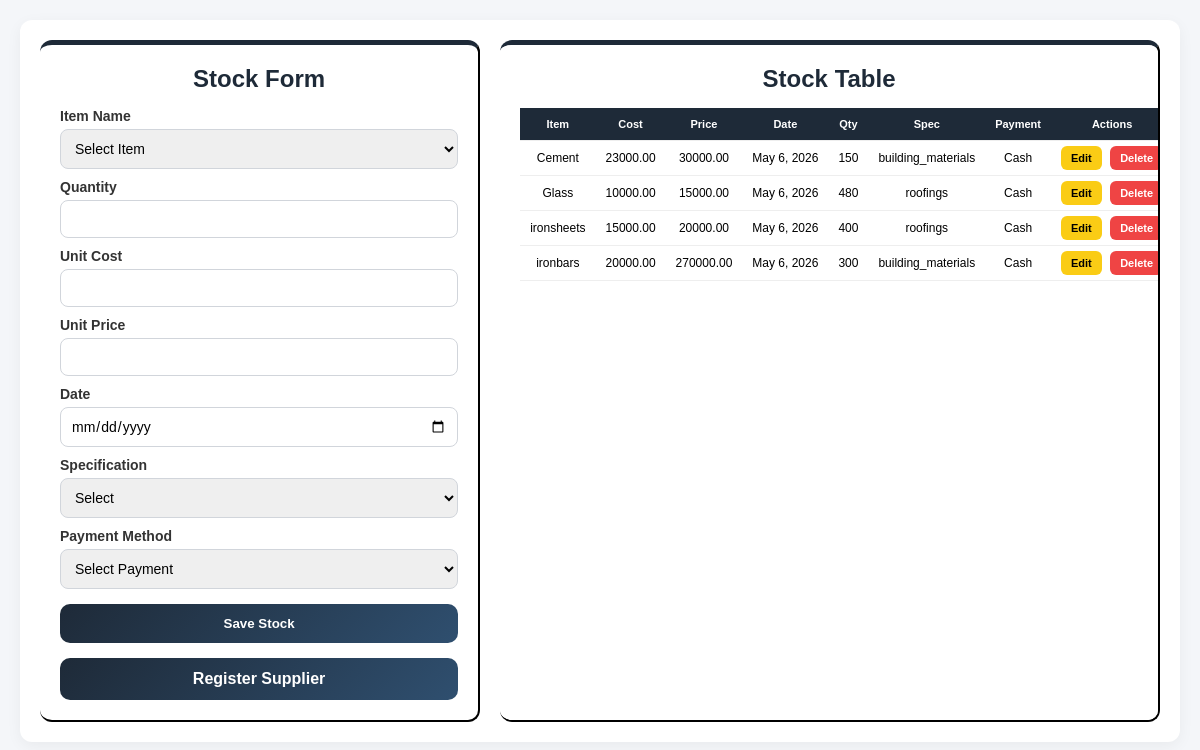
/stock/, run on the app's committed database.
### hardwareapp/models.py (models this page shows, shortened)
class Stock(models.Model):
    item_name = models.CharField(max_length=100)
    quantity = models.IntegerField(default=0)
    unit_cost = models.DecimalField(max_digits=10, decimal_places=2, default=0)
    unit_price = models.DecimalField(max_digits=10, decimal_places=2, default=0)
    specification = models.CharField(max_length=100, blank=True, null=True)
    payment_method = models.CharField(max_length=100, blank=True, null=True)
    date = models.DateField(default=timezone.now)
    created_at = models.DateTimeField(auto_now_add=True)

### hardwareapp/views.py (the view, shortened to what this page needs)
# urls.py: path('stock/', views.stock_view, name='stock'),
def stock_view(request):
    stocks = Stock.objects.all()
    return render(request, "stock.html", {"stocks": stocks})

### hardwareapp/templates/stock.html (shortened to what this page needs)
<!doctype html>
<html lang="en">
  <head>
  </head>
  <body>
    <div class="container">
      <div class="form-section">
        <h2>Stock Form</h2>
        <form method="POST">
          <label>Item Name</label>
          <select name="item_name" required>
            <option value="">Select Item</option>
          </select>
          <label>Quantity</label>
          <input type="number" name="quantity" min="1" required />
          <label>Unit Cost</label>
          <input type="number" name="unit_cost" min="1" required />
          <label>Unit Price</label>
          <input type="number" name="unit_price" min="1" required />
          <label>Date</label>
          <input type="date" name="date" required />
          <label>Specification</label>
          <select name="specification">
            <option value="">Select</option>
          </select>
          <label>Payment Method</label>
          <select name="payment_method">
            <option value="">Select Payment</option>
          </select>
          <button type="submit">Save Stock</button>
          <a href="{% url 'supplier' %}" class="btn">Register Supplier</a>
        </form>
      </div>
      <div class="table-section">
        <h2>Stock Table</h2>
        <table>
          <tr>
            <th>Item</th>
            <th>Cost</th>
            <th>Price</th>
            <th>Date</th>
            <th>Qty</th>
            <th>Spec</th>
            <th>Payment</th>
            <th>Actions</th>
          </tr>
          {% for stock in stocks %}
          <tr>
            <td>{{ stock.item_name }}</td>
            <td>{{ stock.unit_cost }}</td>
            <td>{{ stock.unit_price }}</td>
            <td>{{ stock.date }}</td>
            <td>{{ stock.quantity }}</td>
            <td>{{ stock.specification }}</td>
            <td>{{ stock.payment_method }}</td>
            <td>
              <a href="{% url 'edit_stock' stock.id %}" class="edit-btn"
                >Edit</a
              >
              <a href="{% url 'delete_stock' stock.id %}" class="delete-btn"
                >Delete</a
              >
            </td>
          </tr>
          {% empty %}
          <tr>
            <td colspan="8">No stock data available</td>
          </tr>
          {% endfor %}
        </table>
      </div>
    </div>
  </body>
</html>

### hardwareapp/templates/stock.html (style rules this page uses)
* { margin: 0; padding: 0; box-sizing: border-box; font-family: Arial, sans-serif; }
body { background: #f4f6f9; min-height: 100vh; padding: 20px; }
.container { display: flex; gap: 20px; background: #ffffff; padding: 20px; border-radius: 12px; box-shadow: 0 4px 15px rgba(0, 0, 0, 0.05); }
.form-section { width: 40%; background: #ffffff; padding: 20px; border-radius: 12px; border-top: 5px solid #1e2a38; border-right: 2px solid black; border-bottom: 2px solid black; }
.form-section h2 { text-align: center; margin-bottom: 15px; color: #1e2a38; }
label { display: block; margin-top: 10px; font-weight: 600; font-size: 14px; color: #333; }
input, select { width: 100%; padding: 10px; margin-top: 5px; border: 1px solid #d1d5db; border-radius: 8px; font-size: 14px; }
button, .btn { width: 100%; margin-top: 15px; padding: 12px; background: linear-gradient(135deg, #1e2a38, #2f4f6f); color: white; border: none; border-radius: 10px; font-weight: bold; text-align: center; text-decoration: none; display: block; cursor: pointer; transition: 0.3s; }
.table-section { width: 60%; background: #ffffff; padding: 20px; border-radius: 12px; border-top: 5px solid #1e2a38; border-right: 2px solid black; border-bottom: 2px solid black; overflow-x: auto; }
.table-section h2 { text-align: center; margin-bottom: 15px; color: #1e2a38; }
table { width: 100%; border-collapse: collapse; font-size: 12px; }
th, td { padding: 10px; text-align: center; border-bottom: 1px solid #eee; white-space: nowrap; }
th { background: #1e2a38; color: white; font-size: 11px; }
.edit-btn { background: #facc15; color: black; padding: 6px 10px; border-radius: 6px; text-decoration: none; font-size: 11px; font-weight: bold; margin-right: 5px; }
.delete-btn { background: #ef4444; color: white; padding: 6px 10px; border-radius: 6px; text-decoration: none; font-size: 11px; font-weight: bold; }

### data on the page
Stock: item_name "Cement", unit_cost "23000.00", unit_price "30000.00", date "May 6, 2026", quantity "150", specification "building_materials", payment_method "Cash"
Stock: item_name "Glass", unit_cost "10000.00", unit_price "15000.00", date "May 6, 2026", quantity "480", specification "roofings", payment_method "Cash"
Stock: item_name "ironsheets", unit_cost "15000.00", unit_price "20000.00", date "May 6, 2026", quantity "400", specification "roofings", payment_method "Cash"
Stock: item_name "ironbars", unit_cost "20000.00", unit_price "270000.00", date "May 6, 2026", quantity "300", specification "building_materials", payment_method "Cash"
